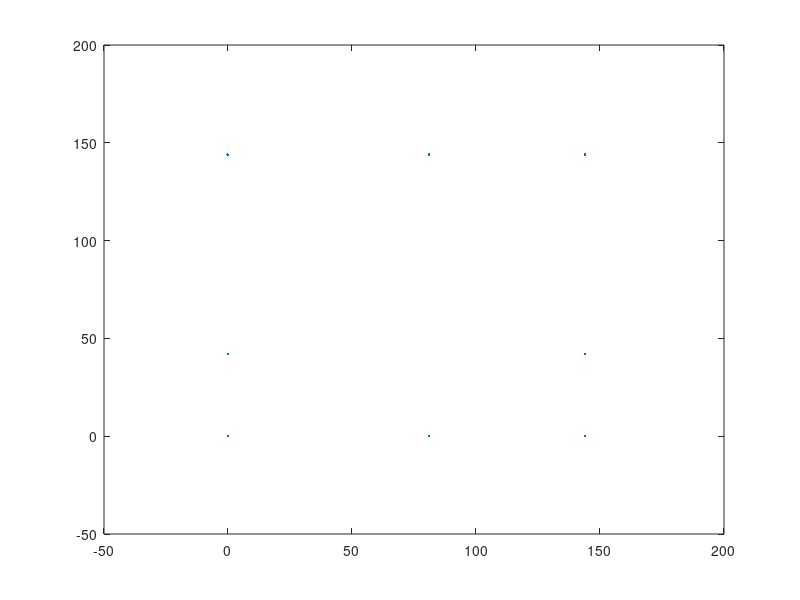

Write the MATLAB code that produced this figure.
% IEEE Region 5 Robotics Competition 2020 - Lidar Map Generation Test Data 
%% Test Sample XY Data
testxy = [144 144 144 144 144 144 144 133.5 122.25 110.25 102 91.5 81 69.75 56.25 41.25 27.75 14.25 0 0 0 0 0 0 0 0 0 0 52.875 56.25 58.5 60 58.875 43.5 57.75 69 81 90.75 102 112.5 121.5 132.75 144 144 144 144 144 144; 42 60 71.25 89.25 103.875 123.75 144 144 144 144 144 144 144 144 144 144 144 144 144 103.5 85.5 74.25 63 53.25 42 34.5 28.5 21.75 32.25 31.5 30.375 28.5 24.75 0 0 0 0 0 0 0 0 0 0 7.5 15 23.25 30 36];
testx = testxy(1, :);
testy = testxy(2, :);
plot(testx,testy, '.');
%% Gather Important Data to Send
clear all, close all;
sampledata = [63 65.51 69.46 78.75 88.3 103.21 119.89 114.72 110.03 106.11 104.14 102.54 102 102.62 104.96 109.47 115.07 121.9 130.33 101.7 91.94 87.18 83.68 81.78 81 81.35 82.12 83.49 29.77 26.89 25.32 24.96 27.06 56.3 48.01 43.68 42 43.12 46.96 52.5 58.35 66.65 75.7 71.83 68.54 65.73 64.13 63.29; 0 15.9 24.9 36.87 44.48 52.38 58.3 62.76 67.98 74 78.37 84.12 90 96.29 103.64 111.29 117.57 123.2 128.5 142.79 151.76 158.29 165.47 172.09 180 185.29 189.46 194.04 199.12 202.99 207.3 212.74 217.94 228.24 241.03 254.05 270 283.07 296.57 306.87 313.96 320.94 326.3 331.29 336.8 343.43 349.22 354.56];
countbot = 1
countm = 2;
countc = 1;
senddata = zeros(2,10);
xyresult = zeros(2,10);
length = size(sampledata,2);
for i=1:length  % Look at all data and determine Bot side right and left
   if i>1 && i<length && ((sampledata(1,i)-(sampledata(1,i+1))))>28.75 % if next instance is greater then by said amount, then its bot wall 1. Said amount is lowest distance between bot wall 1 and greatest distance between scans.
        senddata(1,countbot)=sampledata(1,i+1);
        senddata(2,countbot)=sampledata(2,i+1);
        countbot = countbot+1;
        bot1 = i+1;
    end
    if i>1 && i<length && ((sampledata(1,i)-(sampledata(1,i-1))))>28.75 % if previous instance is less then by said amount, then its bot wall 2.
        senddata(1,countbot)=sampledata(1,i-1);
        senddata(2,countbot)=sampledata(2,i-1);
        countbot = countbot+1;
        bot2 = i-1;
    end 
end
for i=1:length
    if i==1 % Initial value is midpoint 1 if bot resets to nearest 90degs before scan.
        senddata(1,3)=sampledata(1,1);
        senddata(2,3)=sampledata(2,1);
    end
    if i>1 && i<length && sampledata(1,i)<(sampledata(1,i+1)) && sampledata(1,i)<(sampledata(1,i-1)) && ((sampledata(1,i)-(sampledata(1,i+1))))<28.75 && ((sampledata(1,i)-(sampledata(1,i-1))))<28.75 && not(i>=bot1 && i<=bot2) % If next and previous intervals are greater, then its a midpoint, exclude jumps greater then said amount and intervals in bot range.
        if sampledata(2,i)<180 && sampledata(2,i)>0 % Select storage locations
            countm = 4
        end 
        if sampledata(2,i)<270 && sampledata(2,i)>90
            countm = 5
        end 
        if sampledata(2,i)<360 && sampledata(2,i)>180
            countm = 6
        end 
        senddata(1,countm)=sampledata(1,i);
        senddata(2,countm)=sampledata(2,i);
    end
    if i>1 && i<length && sampledata(1,i)>(sampledata(1,i+1)) && sampledata(1,i)>(sampledata(1,i-1)) && ((sampledata(1,i)-(sampledata(1,i+1))))<28.75 && ((sampledata(1,i)-(sampledata(1,i-1))))<28.75 && not(i>=bot1 && i<=bot2) % If next and previous intervals are lesser, then its a corner, exclude jumps greater then said amount and intervals in bot range.
        if sampledata(2,i)<90 && sampledata(2,i)>0 % Select Storage Locations
            countc = 7
        end 
        if sampledata(2,i)<180 && sampledata(2,i)>90
            countc = 8
        end 
        if sampledata(2,i)<270 && sampledata(2,i)>180
            countc = 9
        end 
        if sampledata(2,i)<360 && sampledata(2,i)>270
            countc = 10
        end 
        senddata(1,countc)=sampledata(1,i);
        senddata(2,countc)=sampledata(2,i);
    end
end

% Figure out how to fill in missing midpoints and corners because of the bot

lengthsd = size(senddata,2);
for i=1:lengthsd % Go through stored points based on what section it is in
    if senddata(2,7)>=senddata(2,i) && senddata(2,3)<=senddata(2,i) % Evaluate section 1
        if i==3 && not(senddata(1,i)==0) && not(senddata(1,i)==0) % Convert midpoint 1 if not missing
           xyresult(1,3)=senddata(1,3)+senddata(1,5);
           xyresult(2,3)=senddata(1,6);
        end
        if i==7 && not(senddata(1,i)==0) % Convert corner 1 if not missing
           xyresult(1,7)=senddata(1,5)+(senddata(1,7)*cosd(senddata(2,7)));
           xyresult(2,7)=senddata(1,6)+(senddata(1,7)*sind(senddata(2,7)));
        end
        if not(i==3) && not(i==7) && not(senddata(1,i)==0) % If bot wall present convert it if not missing
           xyresult(1,i)=senddata(1,5)+(senddata(1,i)*cosd(senddata(2,i)));
           xyresult(2,i)=senddata(1,6)+(senddata(1,i)*sind(senddata(2,i)));
        end
    end
   if senddata(2,4)>=senddata(2,i) && senddata(2,7)<=senddata(2,i) % Evaluate section 2
        if i==4 && not(senddata(1,i)==0) % Convert midpoint 2 if not missing
           xyresult(1,4)=senddata(1,5);
           xyresult(2,4)=senddata(1,4)+senddata(1,6);
        end
        if not(i==4) && not(i==7) && not(senddata(1,i)==0) % If bot wall present convert it if not missing
           xyresult(1,i)=senddata(1,5)+(senddata(1,i)*sind(90-senddata(2,i)));
           xyresult(2,i)=senddata(1,6)+(senddata(1,i)*cosd(90-senddata(2,i)));
        end
   end
   if senddata(2,8)>=senddata(2,i) && senddata(2,4)<=senddata(2,i) % Evaluate section 3
        if i==8 && not(senddata(1,i)==0) % Convert corner 2 if not missing
           xyresult(1,8)=senddata(1,5)-(senddata(1,8)*sind(senddata(2,8)-90));
           xyresult(2,8)=senddata(1,6)+(senddata(1,8)*cosd(senddata(2,8)-90));
        end
        if not(i==8) && not(i==4) && not(senddata(1,i)==0) % If bot wall present convert it if not missing
           xyresult(1,i)=senddata(1,5)-(senddata(1,i)*sind(senddata(2,i)-90));
           xyresult(2,i)=senddata(1,6)+(senddata(1,i)*cosd(senddata(2,i)-90));
        end
   end
   if senddata(2,5)>=senddata(2,i) && senddata(2,8)<=senddata(2,i) % Evaluate section 4
        if i==5 && not(senddata(1,i)==0) % Convert midpoint 3 if not missing
           xyresult(1,5)=0
           xyresult(2,5)=senddata(1,6)
        end
        if not(i==5) && not(i==8) && not(senddata(1,i)==0) % If bot wall present convert it if not missing
           xyresult(1,i)=senddata(1,5)-(senddata(1,i)*sind(180-senddata(2,i)));
           xyresult(2,i)=senddata(1,6)+(senddata(1,i)*cosd(180-senddata(2,i)));
        end
   end
%   if senddata(2,9)>=senddata(2,i) && senddata(2,5)<=senddata(2,i) % Evaluate section 5
%        if i==9 && not(senddata(1,i)==0) % Convert corner 3 if not missing
%           xyresult(1,9)=senddata(1,5)-(senddata(1,9)*cosd(senddata(2,9)-180));
%           xyresult(2,9)=senddata(1,6)-(senddata(1,9)*sind(senddata(2,9)-180));
%        end
%        if not(i==9) && not(i==5) && not(senddata(1,i)==0) % If bot wall present convert it if not missing
%           xyresult(1,i)=senddata(1,5)-(senddata(1,i)*cosd(senddata(2,i)-180));
%           xyresult(2,i)=senddata(1,6)-(senddata(1,i)*sind(senddata(2,i)-180));
%        end
%   end
%   if senddata(2,6)>=senddata(2,i) && senddata(2,9)<=senddata(2,i) % Evaluate section 6
%        if not(i==6) && not(i==9) && not(senddata(1,i)==0) % If bot wall present convert it if not missing
%           xyresult(1,i)=senddata(1,5)-(senddata(1,i)*sind(180-senddata(2,i)));
%           xyresult(2,i)=senddata(1,6)+(senddata(1,i)*cosd(180-senddata(2,i)));
%        end
%   end
    if senddata(2,10)>=senddata(2,i) && senddata(2,6)<=senddata(2,i) % Evaluate section 7
        if i==6 && not(senddata(1,i)==0) % Convert midpoint 4 if not missing
           xyresult(1,6)=senddata(1,5)
           xyresult(2,6)=0
        end
        if not(i==10) && not(i==6) && not(senddata(1,i)==0) % If bot wall present convert it if not missing
           xyresult(1,i)=senddata(1,5)+(senddata(1,i)*sind(senddata(2,i)-270));
           xyresult(2,i)=senddata(1,6)-(senddata(1,i)*cosd(senddata(2,i)-270));
        end
    end
    if 360>=senddata(2,i) && senddata(2,10)<=senddata(2,i) % Evaluate section 8
        if i==10 && not(senddata(1,i)==0) % Convert corner 4 if not missing
           xyresult(1,10)=senddata(1,5)+(senddata(1,10)*sind(senddata(2,10)-270));
           xyresult(2,10)=senddata(1,6)-(senddata(1,10)*cosd(senddata(2,10)-270));
        end
        if not(i==10) && not(senddata(1,i)==0) % If bot wall present convert it if not missing
           xyresult(1,i)=senddata(1,6)-(senddata(1,i)*sind(360-senddata(2,i)));
           xyresult(2,i)=senddata(1,5)+(senddata(1,i)*cosd(360-senddata(2,i)));
        end
   end
end

plot(xyresult(1,:),xyresult(2,:), '.');
